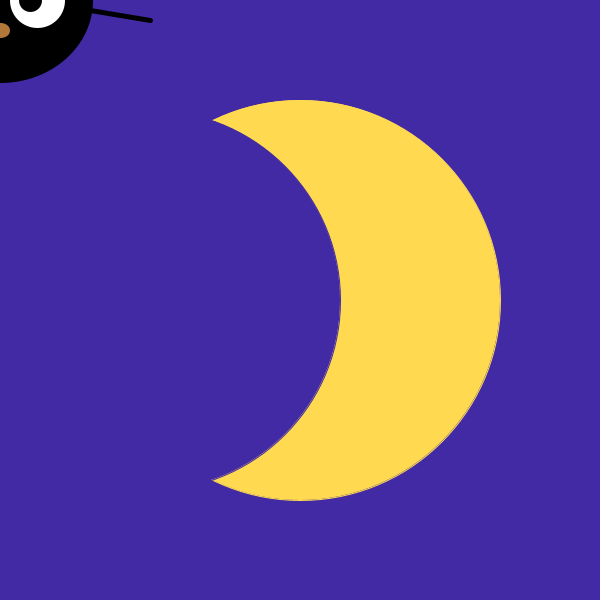
Frame 1 (no input)
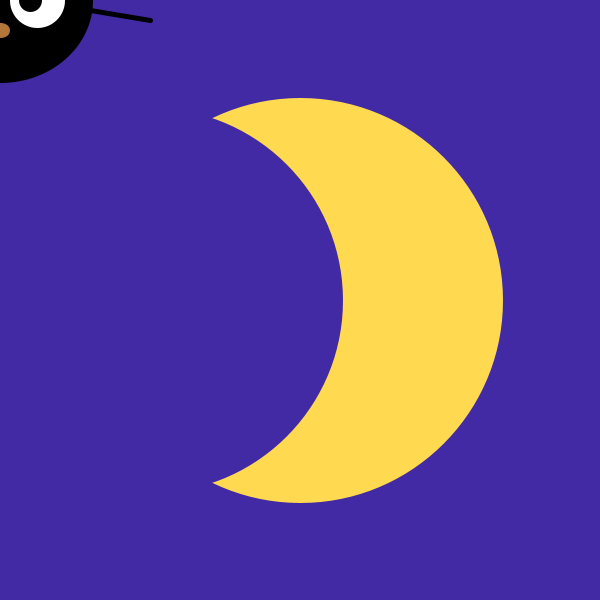
Frame 60 (the mouse pressed at the canvas centre just before this capture)
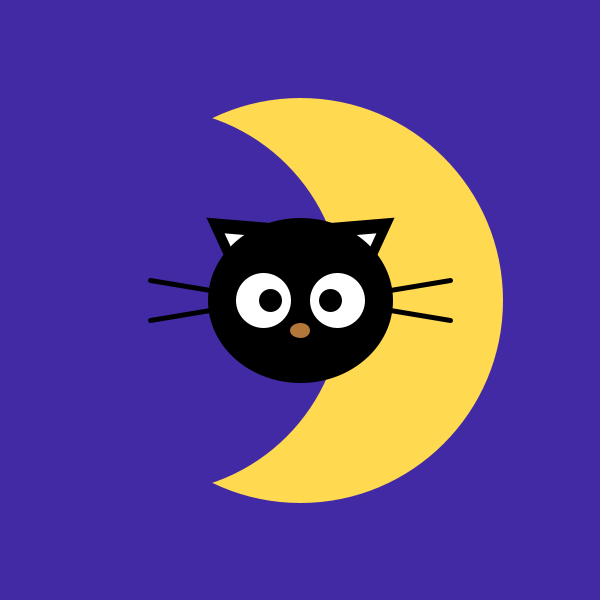
Frame 120 (the mouse held since frame 60 and released just before this capture)

The Processing sketch that drew these frames (run headless with seeded random() and noise(); from frame 60 on, the mouse is pressed at the canvas centre):

// Processing sketch: processing_143624
// ── processing_143624.pde


//Codi Paula. Chococat. Definició variables. 

int a;
int b;

void setup(){
  size(600,600);
  background(66,42,165);
  a=width/2;
  b=height/2;
  noCursor();
}

void draw(){
background(66,42,165);
  
//fons nit
stroke(255,217,80);
fill(255,217,80);
ellipse(width/2,height/2,400,400);
stroke(66,42,165);
fill(66,42,165);
ellipse(width/4,height/2,380,380);  
  
//orelles
stroke(0);
fill(0);
triangle(mouseX-30,mouseY-75,mouseX-60, mouseY-15,mouseX-90,mouseY-80);
triangle(mouseX+30,mouseY-75, mouseX+60,mouseY-15,mouseX+90,mouseY-80);
fill(255);
triangle(mouseX-20,mouseY-65,mouseX-50, mouseY-5,mouseX-80,mouseY-70);
triangle(mouseX+20,mouseY-65, mouseX+50,mouseY-5,mouseX+80,mouseY-70);

//bigots
stroke(0);
strokeWeight(5);
line(mouseX-150,mouseY+20,mouseX-60,mouseY+5);
line(mouseX+150,mouseY+20,mouseX+60,mouseY+5);
line(mouseX+150,mouseY-20,mouseX+60,mouseY-5);
line(mouseX-150,mouseY-20,mouseX-60,mouseY-5);


//cara 
stroke(0);
fill(0);
ellipse(mouseX,mouseY,180,160);

//ulls
stroke(255);
fill(255);

ellipse(mouseX+a/8,mouseY,50,50);
ellipse(mouseX-a/8,mouseY,50,50);

fill(0);
ellipse(mouseX+a/10,mouseY,28,28);
ellipse(mouseX-a/10,mouseY,28,28);

//nas
stroke(180,119,58);
fill(180,119,58);
ellipse(mouseX,mouseY+30,15,10);
}
